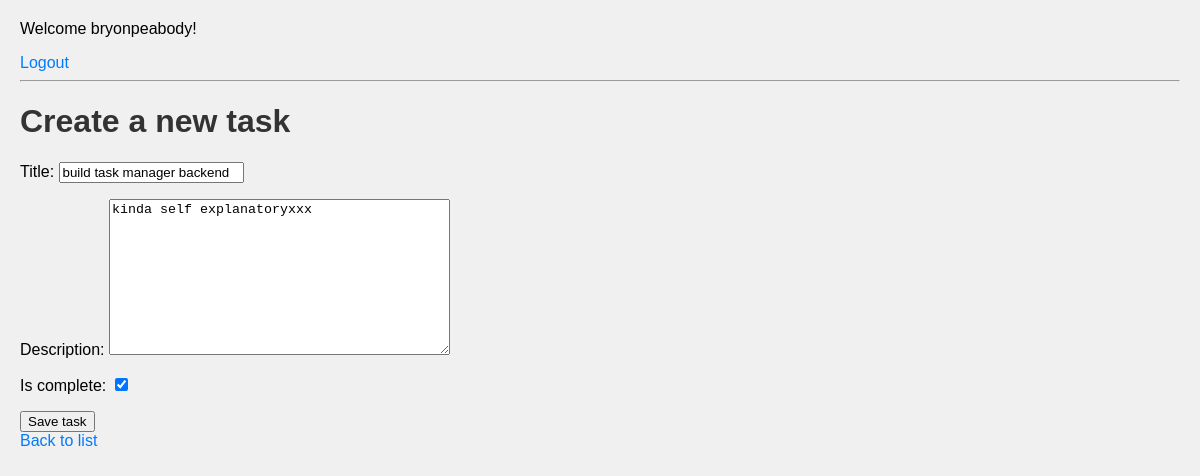
The app's page /tasks/update/1/ (signed in) with its own data.
### tasks/models.py (models this page shows, shortened)
class Task(models.Model):
    title = models.CharField(max_length=200)
    description = models.TextField(blank=True)
    is_complete = models.BooleanField(default=False)
    created_at = models.DateTimeField(auto_now_add=True)

### tasks/views.py (the view)
# urls.py: path('update/<int:pk>/', views.update_task, name='update-task'),
@login_required
def update_task(request, pk):
    task = get_object_or_404(Task, pk=pk)
    if request.method == 'POST':
        form = TaskForm(request.POST, instance=task)
        if form.is_valid():
            form.save()
            return redirect('task-list')
    else:
        form = TaskForm(instance=task)
    return render(request, 'tasks/task_form.html', {'form': form})

### tasks/forms.py
class TaskForm(forms.ModelForm):
    class Meta:
        model = Task
        fields = ['title', 'description', 'is_complete']

### tasks/templates/tasks/task_form.html (shortened to what this page needs)
{% extends 'base.html' %}
{% block content %}
    <h1>Create a new task</h1>
    <form method="POST">
        {{ form.as_p}}
        <button type="submit">Save task</button>
    </form>
    <a href="{% url 'task-list' %}">Back to list</a>
{%endblock%}

### tasks/templates/base.html (shortened to what this page needs)
<!DOCTYPE html>
<html lang="en">
{% load static %}
<head>
    <link rel="stylesheet" href="{% static 'tasks/style.css' %}">
</head>
<body>
    {%if user.is_authenticated %}
        <p>Welcome {{user.username}}!</p>
        <a href="{%url 'logout'%}">Logout</a>
    {%else%}
        <a href="{%url 'login'%}">Login</a>
        <a href="{%url 'register'%}">Register</a>
    {%endif%}
<hr>
{% block content %}
{% endblock %}
</body>
</html>

### tasks/static/tasks/style.css (style rules this page uses)
body { font-family: Arial, sans-serif; margin: 20px; background-color: #f0f0f0; }
h1 { color: #333333; }
a { text-decoration: none; color: #007BFF; }

### records on screen
Task: title "build task manager backend", description "kinda self explanatoryxxx", is_complete "☑"

### other values on screen
{{ user.username }} "bryonpeabody"
